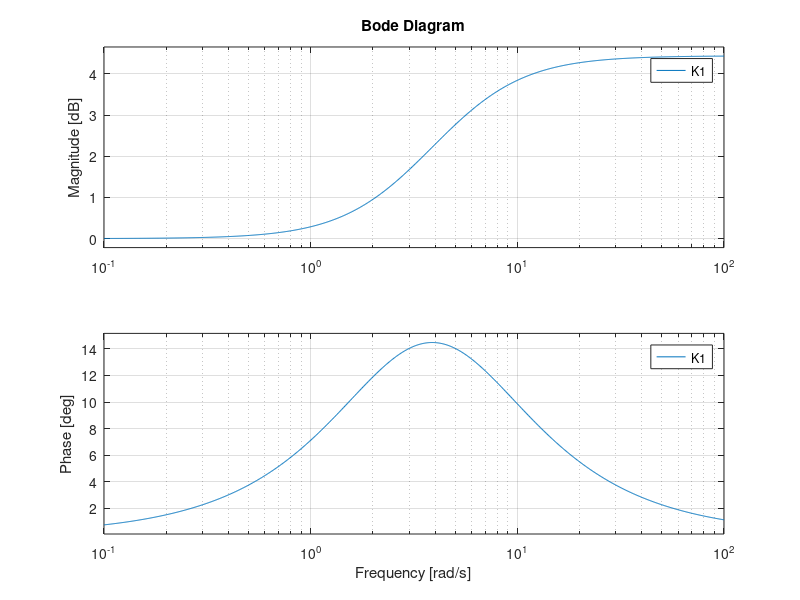
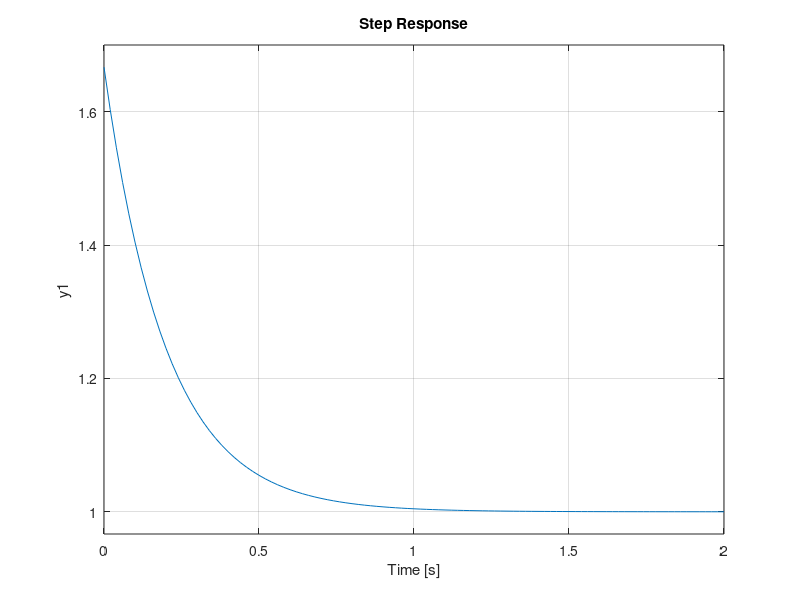
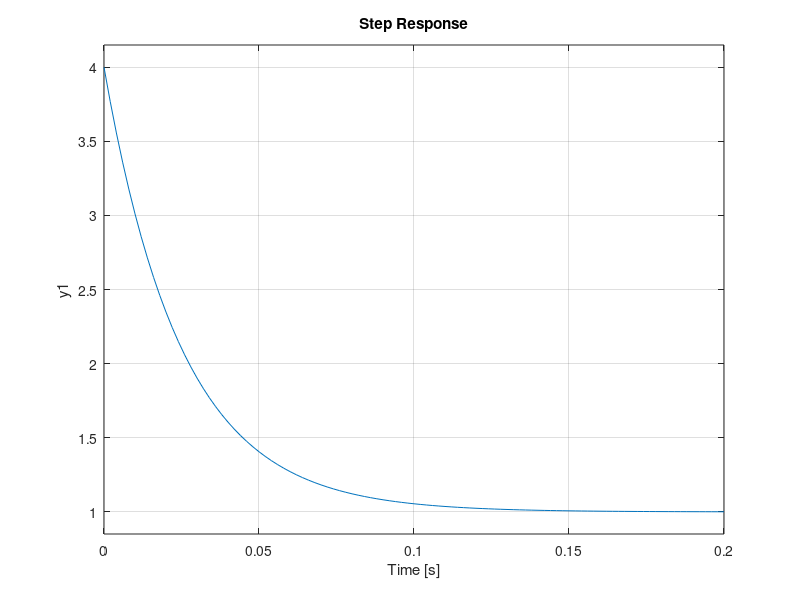
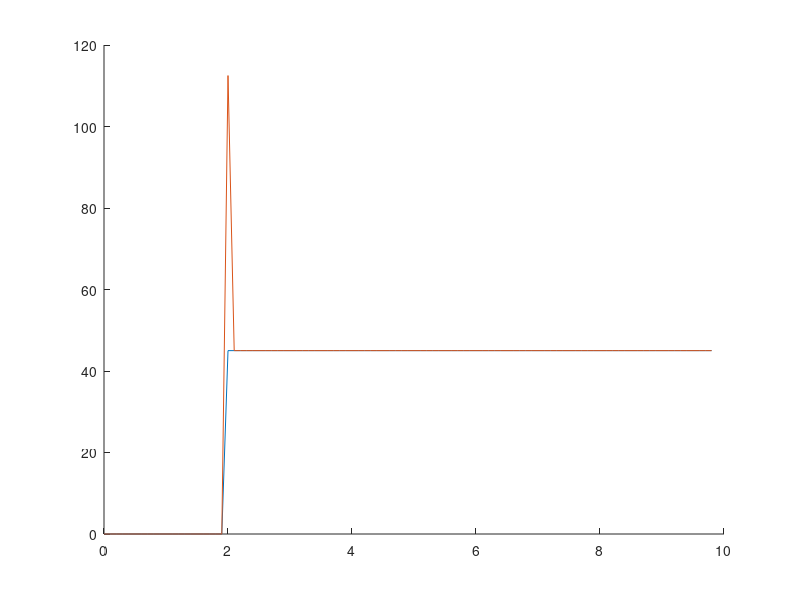

Here is the MATLAB script that generated these plots, in order:
%lead compensator

%continuous form 1
s = tf('s');
a=5/3;
z=3;
p=5;
K1=(5/3)*(s+z)/(s+p);
bode(K1)
figure;
step(K1)

%%
%continuous form 2
tau1=0.1;
tau2=0.025;
s = tf('s');
K2=(1+s*tau1)/(1+s*tau2);
%bode(K2)
figure;
step(K2)

%%
%Discrete lead compensator form 1

z=5;
p=20;
a=p/z;

y_prev=0;
x_prev=0;
x=0;
i=1;
Ts=0.1;
results=[0,0,0];

while Ts*i<10
if Ts*i>2
    x=45;
end    
y=(a*(1+Ts*z/2)*x + a*(Ts*z/2-1)*x_prev -(Ts*p/2-1)*y_prev)/(1+Ts*p/2);
y_prev=y;
x_prev=x;
results(i,:)=[i-1,x,y];
i=i+1;
end

t=Ts*results(:,1);
figure;
hold on
plot(t,results(:,2))
plot(t,results(:,3))


%% Form 2

tau1=1;
tau2=0.05;

y_prev=0;
x_prev=0;
x=0;
i=1;
Ts=0.1;
results=[0,0,0];

while Ts*i<10
if Ts*i>2
    x=1;
end    
y=((Ts+2*tau1)*x + (Ts-2*tau1)*x_prev -(Ts-2*tau2)*y_prev)/(Ts+2*tau2);
y_prev=y;
x_prev=x;
results(i,:)=[i-1,x,y];
i=i+1;
end

t=Ts*results(:,1);
figure;
hold on
plot(t,results(:,2))
plot(t,results(:,3))
